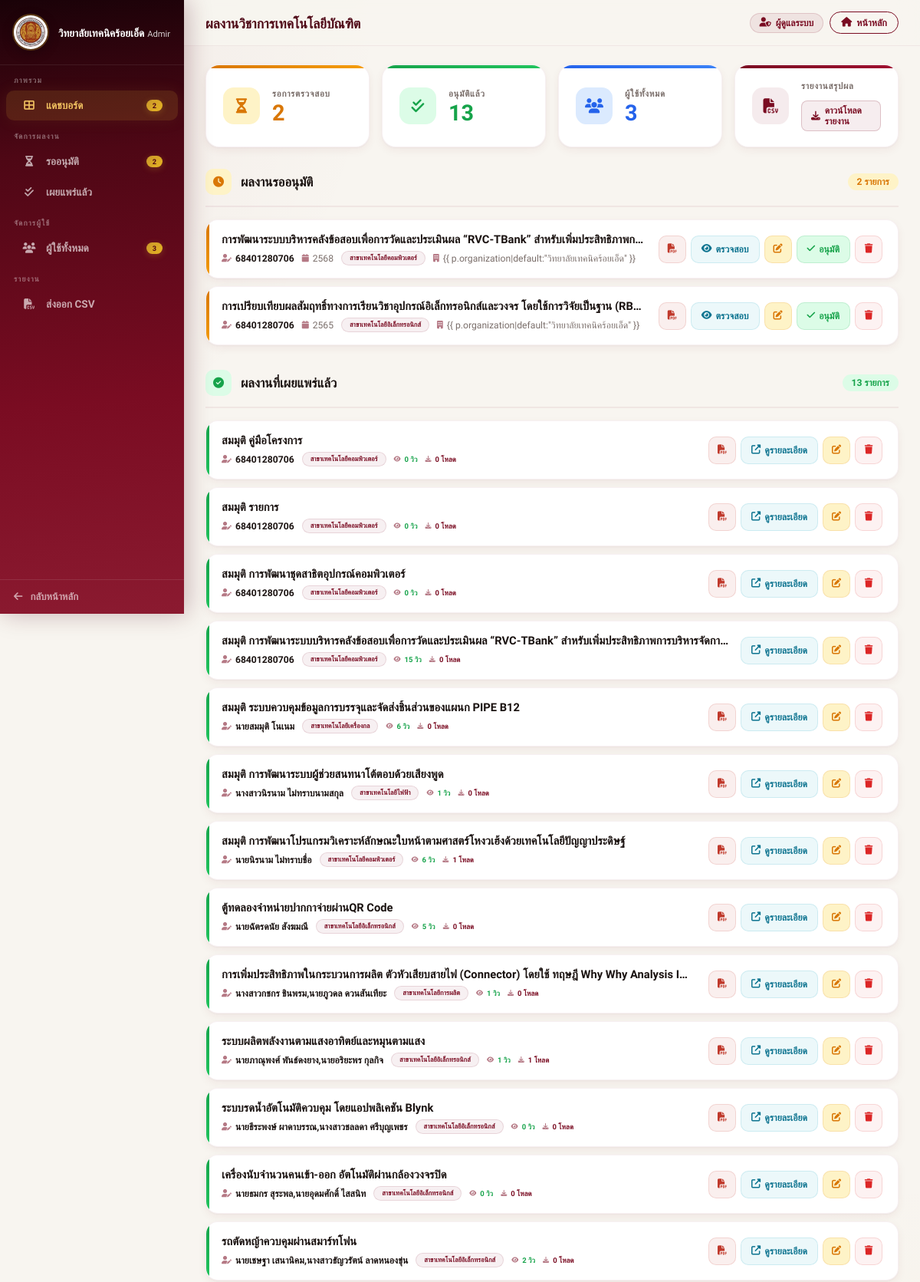
/manage/ (signed in, upper part), run on an earlier commit of the app's database.
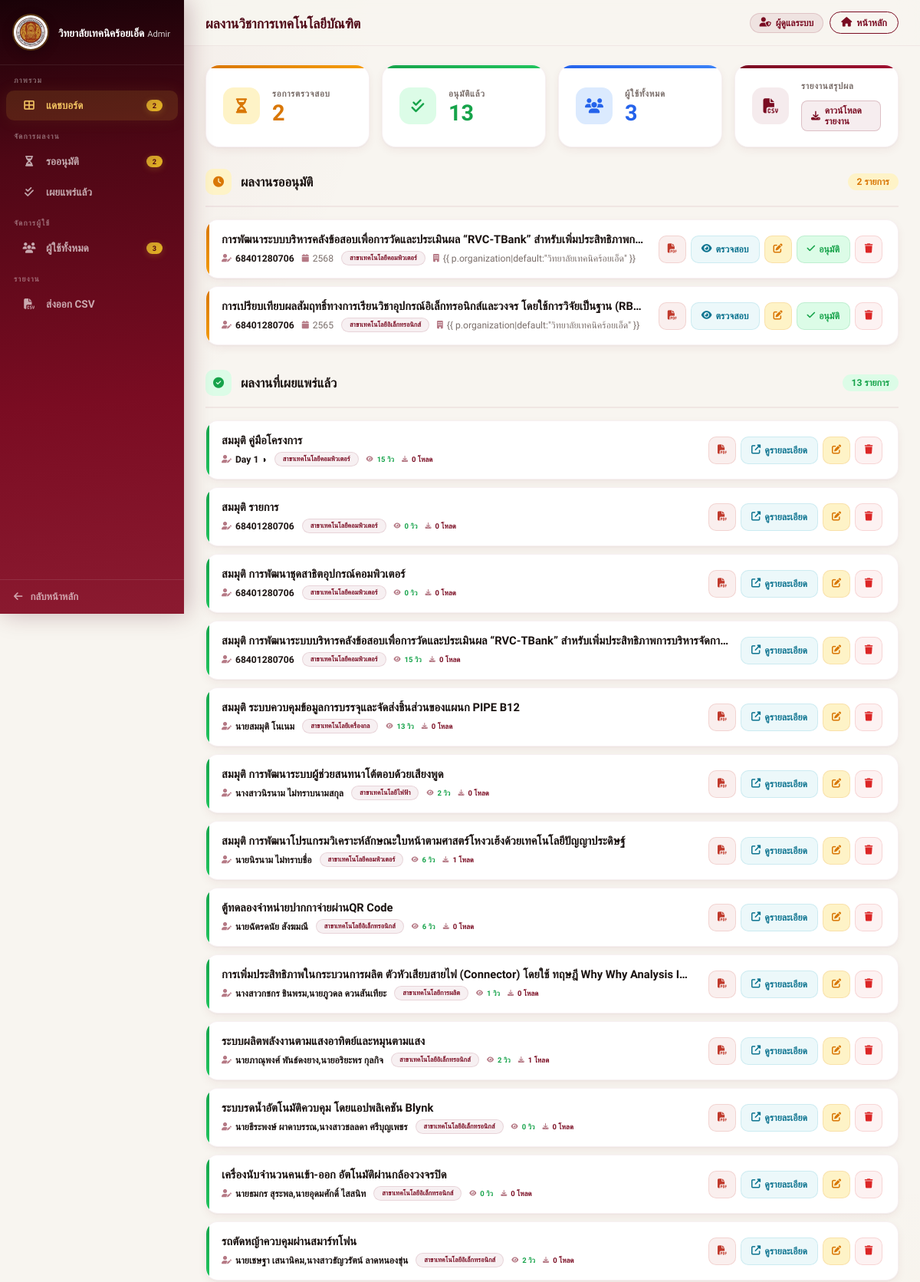
And on a later commit of the database.
### research/models.py (models this page shows, shortened)
class Project(models.Model):
    DEPARTMENTS = [
        ('EE', 'สาขาเทคโนโลยีไฟฟ้า'),
        ('ET', 'สาขาเทคโนโลยีอิเล็กทรอนิกส์'),
        ('PT', 'สาขาเทคโนโลยีการผลิต'),
        ('MT', 'สาขาเทคโนโลยีเครื่องกล'),
        ('CT', 'สาขาเทคโนโลยีคอมพิวเตอร์'),
    ]
    RESEARCH_TYPES = [
        ('classroom', 'วิจัยในชั้นเรียน'),
        ('r_d', 'วิจัยและพัฒนา (R&D)'),
        ('innovation', 'นวัตกรรมและสิ่งประดิษฐ์'),
        ('survey', 'วิจัยเชิงสำรวจ'),
        ('other', 'อื่นๆ'),
    ]
    title_th = models.CharField(max_length=500, verbose_name="ชื่อผลงานวิจัย (ภาษาไทย)")
    title_en = models.CharField(max_length=500, verbose_name="ชื่อผลงานวิจัย (ภาษาอังกฤษ)", blank=True, null=True)
    department = models.CharField(max_length=2, choices=DEPARTMENTS, default='CT', verbose_name="สาขาวิชา")
    academic_year = models.IntegerField(verbose_name="ปีที่ผลงานวิจัยเสร็จ (พ.ศ.)")
    research_type = models.CharField(max_length=50, choices=RESEARCH_TYPES, default='innovation', verbose_name="ประเภทของงานวิจัย")
    student_name = models.CharField(max_length=255, verbose_name="ชื่อนักวิจัยหลัก")
    researcher_co1 = models.CharField(max_length=255, verbose_name="ชื่อนักวิจัยร่วมคนที่ 1", blank=True, null=True)
    researcher_co2 = models.CharField(max_length=255, verbose_name="ชื่อนักวิจัยร่วมคนที่ 2", blank=True, null=True)
    organization = models.CharField(max_length=255, verbose_name="หน่วยงาน", default="วิทยาลัยเทคนิคร้อยเอ็ด")
    funding_by = models.CharField(max_length=255, verbose_name="ผู้สนับสนุนทุนวิจัย", blank=True, null=True)
    awards = models.TextField(verbose_name="รางวัลที่เคยได้รับ", blank=True, null=True)
    abstract = models.TextField(verbose_name="บทคัดย่อ", blank=True)
    keywords = models.CharField(max_length=255, verbose_name="คำสำคัญ (Keywords)", blank=True)
    background = models.TextField(verbose_name="ความเป็นมา/หลักการและเหตุผล", blank=True)
    objectives = models.TextField(verbose_name="วัตถุประสงค์การวิจัย", blank=True)
    scope = models.TextField(verbose_name="ขอบเขตของการวิจัย", blank=True)
    theory = models.TextField(verbose_name="ทฤษฎีที่ใช้ในการศึกษา/ที่เกี่ยวข้อง", blank=True)
    methodology = models.TextField(verbose_name="วิธีการวิจัย", blank=True)
    results = models.TextField(verbose_name="ผลการวิจัย", blank=True)
    discussion = models.TextField(verbose_name="อภิปรายผล", blank=True)
    suggestions_use = models.TextField(verbose_name="ข้อเสนอแนะในการใช้ประโยชน์", blank=True)
    suggestions_next = models.TextField(verbose_name="ข้อเสนอแนะในการทำวิจัยครั้งต่อไป", blank=True)
    other_info = models.TextField(verbose_name="อื่นๆ", blank=True, null=True)
    pdf_file = models.FileField(
        upload_to='pdfs/',
        verbose_name="ไฟล์ PDF ฉบับเต็ม",
        validators=[FileExtensionValidator(allowed_extensions=['pdf']), validate_file_size],
        null=True, blank=True
    )
    is_approved = models.BooleanField(default=False, verbose_name="อนุมัติการเผยแพร่")
    views_count = models.PositiveIntegerField(default=0, verbose_name="ยอดเข้าชม")
    download_count = models.PositiveIntegerField(default=0, verbose_name="ยอดดาวน์โหลด")
    class Meta:
        verbose_name = "โครงงาน/ผลงานวิชาการ"
        verbose_name_plural = "โครงงาน/ผลงานวิชาการ"
        ordering = ['-academic_year']

### research/views.py (the view)
# urls.py: path('manage/', views.admin_dashboard, name='admin_dashboard'),
@login_required
def admin_dashboard(request):
    if not request.user.is_staff:
        messages.warning(request, "เฉพาะผู้ดูแลระบบเท่านั้นที่เข้าถึงหน้านี้ได้")
        return redirect('project_list')
    pending_projects  = Project.objects.filter(is_approved=False).order_by('-id')
    approved_projects = Project.objects.filter(is_approved=True).order_by('-id')
    users = User.objects.select_related('profile').order_by('-date_joined')
    return render(request, 'research/admin_dashboard.html', {
        'pending_projects':  pending_projects,
        'approved_projects': approved_projects,
        'pending_count':     pending_projects.count(),
        'approved_count':    approved_projects.count(),
        'users':             users,
        'user_count':        users.count(),
    })

### research/templates/research/admin_dashboard.html (shortened to what the changed rows need)
{% load static %}
<!DOCTYPE html>
<html lang="th">
<head>
    <link rel="stylesheet" href="https://cdnjs.cloudflare.com/ajax/libs/font-awesome/6.4.0/css/all.min.css">
</head>
<body>
    <div class="main" id="mainContent">
        <div class="page-body">
            <div id="approved-section">
                {% for p in approved_projects %}
                <div class="project-row approved">
                    <div class="project-info">
                        <div class="project-name">{{ p.title_th }}</div>
                        <div class="project-meta">
                            <span><i class="fas fa-user-edit"></i> <b>{{ p.student_name }}</b></span>
                            <span class="dept-tag">{{ p.get_department_display }}</span>
                            <span class="stat-inline views"><i class="fas fa-eye"></i> {{ p.views_count }} วิว</span>
                            <span class="stat-inline downloads"><i class="fas fa-download"></i> {{ p.download_count }}
                                โหลด</span>
                        </div>
                    </div>
                    <div class="action-group">
                        {% if p.pdf_file %}
                        <a href="{{ p.pdf_file.url }}" target="_blank" class="btn-act btn-pdf btn-icon"
                            title="ดู PDF"><i class="fas fa-file-pdf"></i></a>
                        {% endif %}
                        <a href="{% url 'project_detail' p.id %}" target="_blank" class="btn-act btn-preview">
                            <i class="fas fa-external-link-alt"></i> ดูรายละเอียด
                        </a>
                        <a href="{% url 'edit_project' p.id %}" class="btn-act btn-edit btn-icon" title="แก้ไข"><i
                                class="fas fa-edit"></i></a>
                        <form method="POST" action="{% url 'delete_project' p.id %}" style="display:inline;">
                            <button type="submit" class="btn-act btn-delete btn-icon" title="ลบ"
                                onclick="return confirm('ต้องการลบผลงานชิ้นนี้ใช่หรือไม่?')">
                                <i class="fas fa-trash"></i>
                            </button>
                        </form>
                    </div>
                </div>
                {% empty %}
                <div class="empty-state">
                    <i class="fas fa-folder-open"></i>
                    ยังไม่มีผลงานที่ผ่านการอนุมัติ
                </div>
                {% endfor %}
            </div>
        </div>
    </div>
</body>
</html>

What changed in the data, as far as the page shows it:
changed Project "สมมุติ คู่มือโครงการ": student_name "68401280706" → "Day 1 ◑"; views_count "0" → "15"
changed Project "สมมุติ ระบบควบคุมข้อมูลการบรรจุและจัดส่งชิ้นส่วนของแผนก PIPE B12": views_count "6" → "13"
changed Project "สมมุติ การพัฒนาระบบผู้ช่วยสนทนาโต้ตอบด้วยเสียงพูด": views_count "1" → "2"
changed Project "ตู้ทดลองจำหน่ายปากกาจ่ายผ่านQR Code": views_count "5" → "6"
changed Project "ระบบผลิตพลังงานตามแสงอาทิตย์และหมุนตามแสง": views_count "1" → "2"
